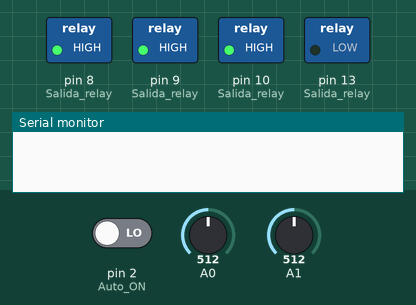
A sketch run on a simulated Arduino Uno, built with avr-gcc and run on an emulated ATmega328P. Shown: switched loads named in the sketch (green lamp = pin HIGH), the last lines printed to the serial monitor. The inputs (shaded band) are chosen by the test bench; at power-on: pin 2 (Auto_ON) LOW, A1 = 512, A0 = 512.

Above: at 1.2 s.
1.3 s: pin 2 (Auto_ON) driven HIGH
At 2.8 s:
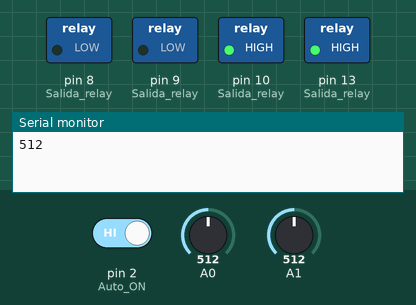
3.3 s: A1 set to 991
4.8 s: A1 set to 1016
At 6.5 s:
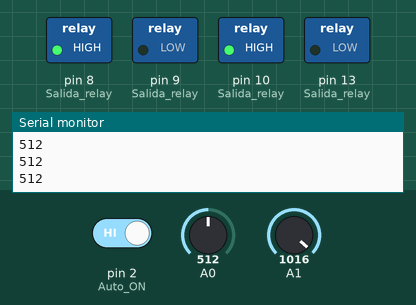
6.8 s: pin 2 (Auto_ON) driven LOW
At 8.2 s:
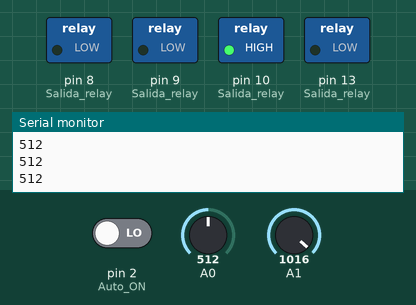
Timing chart, 0 to 18.8 s (numbered marks = the images above; inputs shaded):
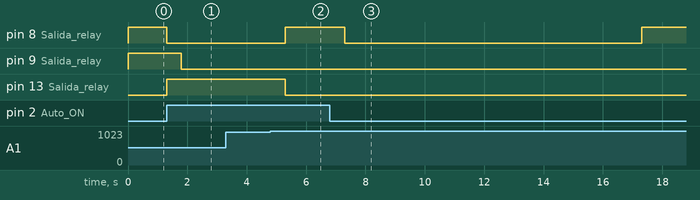

Measured:
- the behaviour switches between 999 and 1000 on A1 (found by bisection; images 1 and 2)
- after the input at 1.3 s, pin 8 (Salida_relay): HIGH → LOW at once; pin 9 (Salida_relay): HIGH → LOW after 0.50 s; pin 13 (Salida_relay): LOW → HIGH at once
- after the input at 4.8 s, pin 8 (Salida_relay): LOW → HIGH after 0.50 s; pin 13 (Salida_relay): HIGH → LOW after 0.50 s
- after the input at 6.8 s, pin 8 (Salida_relay): HIGH → LOW after 0.50 s, → HIGH 10.0 s later

The sketch:

auto_luz_smart.ino
```cpp
int luz=0;
int lluvia=0;

int centinela=0;
void setup()
{
  pinMode(2,INPUT);//Auto ON
  pinMode(3,INPUT);//sensor de lluvia
  pinMode(8,OUTPUT);//Salida relay
  pinMode(9,OUTPUT);//Salida relay
  pinMode(10,OUTPUT);//Salida relay
  pinMode(13,OUTPUT);//Salida relay
  Serial.begin(9600);
  digitalWrite(8, HIGH);
  digitalWrite(9, HIGH);
  digitalWrite(10, HIGH);

}

void loop()
{
  if (digitalRead(2) == HIGH) //Auto ON
  {
    ////////////////////////////////////////////////////////
    lluvia=analogRead(A1);
    //Serial.println(lluvia);
    if(lluvia<1000)
    {
      digitalWrite(8, LOW); //Salida relay
      //Serial.println("encendido");
      digitalWrite(13, HIGH);
    }
    else
    {
      digitalWrite(8, HIGH); //Salida relay
      //Serial.println("apagado");
      digitalWrite(13, LOW);
    }
    delay(500);
    ////////////////////////////////////////////////////////
    luz=analogRead(A0);
    Serial.println(luz);

    if(luz>500)
    {
      digitalWrite(9, LOW); //Salida relay

    }
    else
    {
      digitalWrite(9, HIGH); //Salida relay

    }
    delay(500);
  /////////////////////////////////////////////////////////////
  centinela=1;
  }
  if ((digitalRead(2) == LOW)&&(centinela==1)) //Auto OFF
  {
    digitalWrite(8, LOW); //Salida relay
    delay(10000);
    digitalWrite(8, HIGH); //Salida relay
    centinela=0;
   }
}
```
